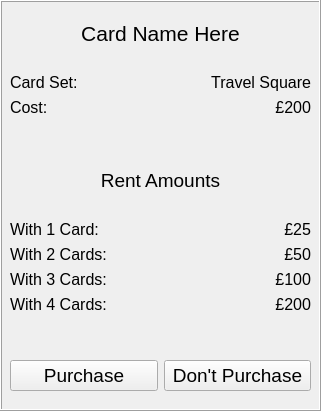
         <widget class="QFrame" name="travelSquareFrame">
          <property name="geometry">
           <rect>
            <x>440</x>
            <y>470</y>
            <width>321</width>
            <height>411</height>
           </rect>
          </property>
          <property name="frameShape">
           <enum>QFrame::Box</enum>
          </property>
          <property name="frameShadow">
           <enum>QFrame::Raised</enum>
          </property>
          <widget class="QWidget" name="gridLayoutWidget_6">
           <property name="geometry">
            <rect>
             <x>10</x>
             <y>0</y>
             <width>301</width>
             <height>401</height>
            </rect>
           </property>
           <layout class="QGridLayout" name="gridLayout_7">
            <item row="2" column="0">
             <spacer name="verticalSpacer_14">
              <property name="orientation">
               <enum>Qt::Vertical</enum>
              </property>
              <property name="sizeType">
               <enum>QSizePolicy::Fixed</enum>
              </property>
              <property name="sizeHint" stdset="0">
               <size>
                <width>20</width>
                <height>40</height>
               </size>
              </property>
             </spacer>
            </item>
            <item row="3" column="0">
             <layout class="QHBoxLayout" name="horizontalLayout_8">
              <item>
               <widget class="QPushButton" name="travelSquarePurchaseButton">
                <property name="font">
                 <font>
                  <pointsize>14</pointsize>
                 </font>
                </property>
                <property name="text">
                 <string>Purchase</string>
                </property>
               </widget>
              </item>
              <item>
               <widget class="QPushButton" name="travelSquareNoPurchaseButton">
                <property name="font">
                 <font>
                  <pointsize>14</pointsize>
                 </font>
                </property>
                <property name="text">
                 <string>Don't Purchase</string>
                </property>
               </widget>
              </item>
             </layout>
            </item>
            <item row="4" column="0">
             <spacer name="verticalSpacer_15">
              <property name="orientation">
               <enum>Qt::Vertical</enum>
              </property>
              <property name="sizeType">
               <enum>QSizePolicy::Fixed</enum>
              </property>
              <property name="sizeHint" stdset="0">
               <size>
                <width>20</width>
                <height>10</height>
               </size>
              </property>
             </spacer>
            </item>
            <item row="1" column="0">
             <layout class="QVBoxLayout" name="verticalLayout_8">
              <item>
               <widget class="QLabel" name="travelSquareNameLabel">
                <property name="font">
                 <font>
                  <pointsize>16</pointsize>
                 </font>
                </property>
                <property name="text">
                 <string>Card Name Here</string>
                </property>
                <property name="alignment">
                 <set>Qt::AlignCenter</set>
                </property>
               </widget>
              </item>
              <item>
               <layout class="QFormLayout" name="formLayout_11">
                <item row="0" column="0">
                 <widget class="QLabel" name="label_76">
                  <property name="font">
                   <font>
                    <pointsize>12</pointsize>
                   </font>
                  </property>
                  <property name="text">
                   <string>Card Set:</string>
                  </property>
                 </widget>
                </item>
                <item row="0" column="1">
                 <widget class="QLabel" name="label_77">
                  <property name="font">
                   <font>
                    <pointsize>12</pointsize>
                   </font>
                  </property>
                  <property name="text">
                   <string>Travel Square</string>
                  </property>
                  <property name="alignment">
                   <set>Qt::AlignRight|Qt::AlignTrailing|Qt::AlignVCenter</set>
                  </property>
                 </widget>
                </item>
                <item row="1" column="0">
                 <widget class="QLabel" name="label_78">
                  <property name="font">
                   <font>
                    <pointsize>12</pointsize>
                   </font>
                  </property>
                  <property name="text">
                   <string>Cost:</string>
                  </property>
                 </widget>
                </item>
                <item row="1" column="1">
                 <widget class="QLabel" name="label_79">
                  <property name="font">
                   <font>
                    <pointsize>12</pointsize>
                   </font>
                  </property>
                  <property name="text">
                   <string>£200</string>
                  </property>
                  <property name="alignment">
                   <set>Qt::AlignRight|Qt::AlignTrailing|Qt::AlignVCenter</set>
                  </property>
                 </widget>
                </item>
               </layout>
              </item>
              <item>
               <widget class="QLabel" name="label_80">
                <property name="font">
                 <font>
                  <pointsize>14</pointsize>
                 </font>
                </property>
                <property name="text">
                 <string>Rent Amounts</string>
                </property>
                <property name="alignment">
                 <set>Qt::AlignCenter</set>
                </property>
               </widget>
              </item>
              <item>
               <layout class="QFormLayout" name="formLayout_12">
                <item row="0" column="0">
                 <widget class="QLabel" name="label_81">
                  <property name="font">
                   <font>
                    <pointsize>12</pointsize>
                   </font>
                  </property>
                  <property name="text">
                   <string>With 1 Card:</string>
                  </property>
                 </widget>
                </item>
                <item row="0" column="1">
                 <widget class="QLabel" name="label_82">
                  <property name="font">
                   <font>
                    <pointsize>12</pointsize>
                   </font>
                  </property>
                  <property name="text">
                   <string>£25</string>
                  </property>
                  <property name="alignment">
                   <set>Qt::AlignRight|Qt::AlignTrailing|Qt::AlignVCenter</set>
                  </property>
                 </widget>
                </item>
                <item row="1" column="0">
                 <widget class="QLabel" name="label_83">
                  <property name="font">
                   <font>
                    <pointsize>12</pointsize>
                   </font>
                  </property>
                  <property name="text">
                   <string>With 2 Cards:</string>
                  </property>
                 </widget>
                </item>
                <item row="1" column="1">
                 <widget class="QLabel" name="label_84">
                  <property name="font">
                   <font>
                    <pointsize>12</pointsize>
                   </font>
                  </property>
                  <property name="text">
                   <string>£50</string>
                  </property>
                  <property name="alignment">
                   <set>Qt::AlignRight|Qt::AlignTrailing|Qt::AlignVCenter</set>
                  </property>
                 </widget>
                </item>
                <item row="2" column="0">
                 <widget class="QLabel" name="label_85">
                  <property name="font">
                   <font>
                    <pointsize>12</pointsize>
                   </font>
                  </property>
                  <property name="text">
                   <string>With 3 Cards:</string>
                  </property>
                 </widget>
                </item>
                <item row="2" column="1">
                 <widget class="QLabel" name="label_86">
                  <property name="font">
                   <font>
                    <pointsize>12</pointsize>
                   </font>
                  </property>
                  <property name="text">
                   <string>£100</string>
                  </property>
                  <property name="alignment">
                   <set>Qt::AlignRight|Qt::AlignTrailing|Qt::AlignVCenter</set>
                  </property>
                 </widget>
                </item>
                <item row="3" column="0">
                 <widget class="QLabel" name="label_87">
                  <property name="font">
                   <font>
                    <pointsize>12</pointsize>
                   </font>
                  </property>
                  <property name="text">
                   <string>With 4 Cards:</string>
                  </property>
                 </widget>
                </item>
                <item row="3" column="1">
                 <widget class="QLabel" name="label_88">
                  <property name="font">
                   <font>
                    <pointsize>12</pointsize>
                   </font>
                  </property>
                  <property name="text">
                   <string>£200</string>
                  </property>
                  <property name="alignment">
                   <set>Qt::AlignRight|Qt::AlignTrailing|Qt::AlignVCenter</set>
                  </property>
                 </widget>
                </item>
               </layout>
              </item>
             </layout>
            </item>
           </layout>
          </widget>
         </widget>
